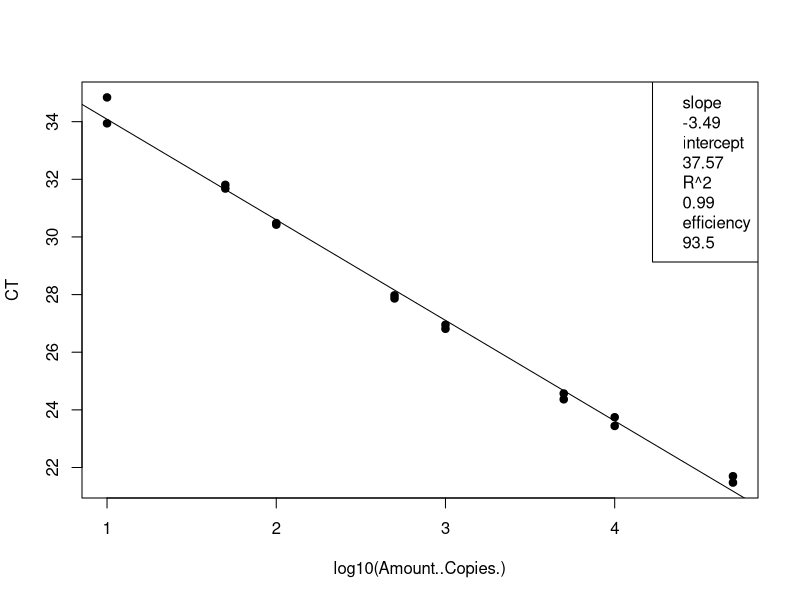
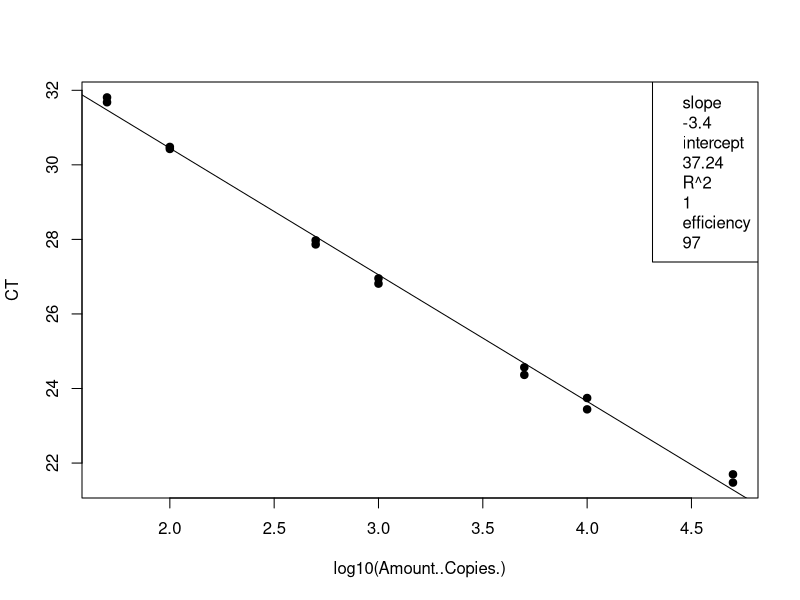
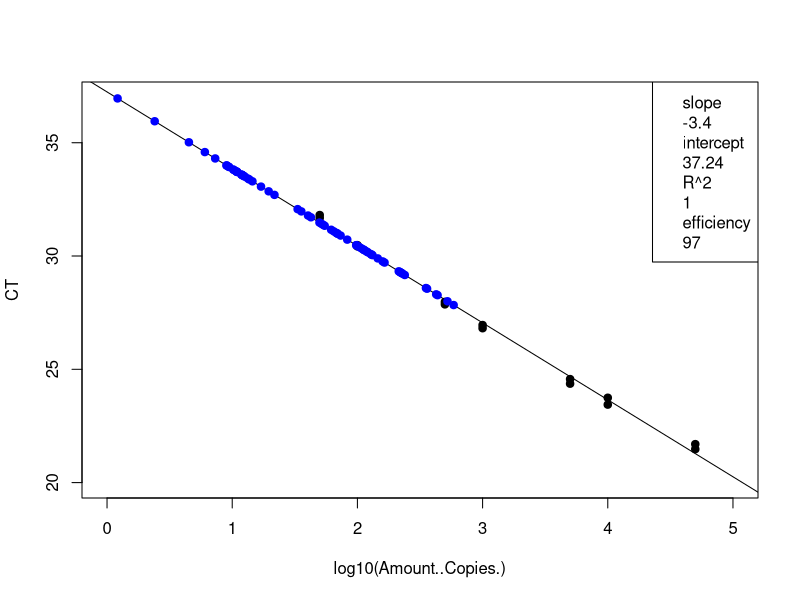
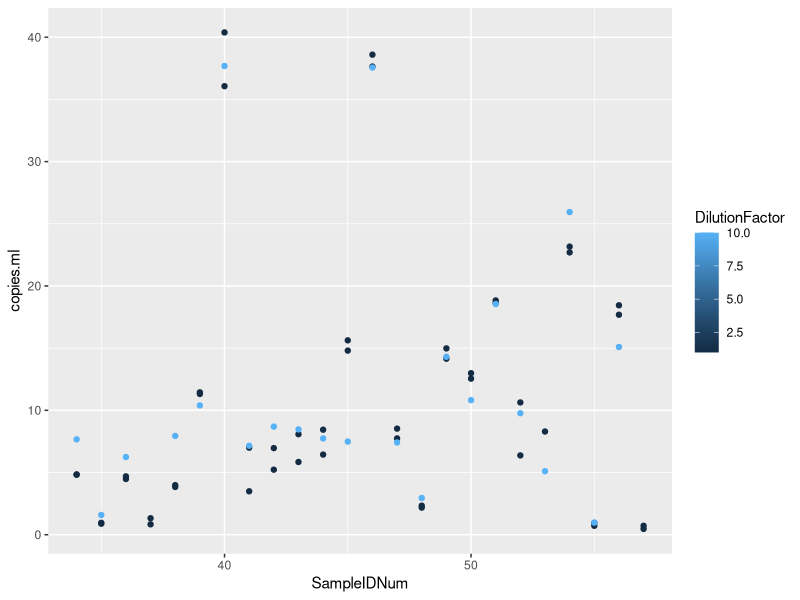

R code for these plots, in order:
## ---- chunk 1
knitr::opts_chunk$set(echo = TRUE)

## ---- chunk 2
# load the data (note data file must be in this repository)
data <- read.csv("Plate2_E.coli_qPCRConversion.csv")
View(data)

# clean up the data file (there is some stuff at the bottom and extra blank rows)
#data <- data[-92:-93,] # This removes rows 92-95
View(data)

# assign to the correct data class #warning message about NAs is OK
class(data$CT) # check the data class type
data$CT <- as.numeric(as.character(data$CT)) # change to numeric
data$Amount..Copies. <- as.numeric(as.character(data$Amount..Copies.)) # change to numeric
## ---- chunk 3
# linear regression of standard curve
standards = data[1:16,]
standardCurve <- lm(CT ~ log10(Amount..Copies.), data = standards)
  
standardCurvePlot <- plot(CT ~ log10(Amount..Copies.), data = standards, pch=19) 
abline(coef(standardCurve)) 
legend("topright", legend=c(paste= "slope", round(standardCurve$coefficients[2], 2), 
                            paste= "intercept", round(standardCurve$coefficients[1], 2), 
                            paste= "R^2", round(summary(standardCurve)$r.squared, 2),
                            paste = "efficiency", round((10^(-1/standardCurve$coefficients[2])-1)*100, 1)))
## ---- chunk 4
# remove standards that sucked and redo analysis NOT NEEDED 21 Jan 2020
standards <- standards[-15:-16,] # uncomment this line and change which rows to remove
standardCurve <- lm(CT ~ log10(Amount..Copies.), data = standards)

standardCurvePlot <- plot(CT ~ log10(Amount..Copies.), data = standards, pch=19)
abline(coef(standardCurve))
col = "blue"
legend("topright", legend=c(paste= "slope", round(standardCurve$coefficients[2], 2),
                            paste= "intercept", round(standardCurve$coefficients[1], 2),
                            paste= "R^2", round(summary(standardCurve)$r.squared, 2),
                            paste = "efficiency", round((10^(-1/standardCurve$coefficients[2])-1)*100, 1)))
## ---- chunk 5
# data set of unknowns including info on standard curve
#unknowns = subset(data, Name == "UNKNOWN")
unknowns = data[17:88,]
#unknowns <- unknowns[-1:-3,] # uncomment this line and change which rows to remove if these samples were outside of the standard curve

# add new columns to the data table
unknowns$plate_num = 1 #change to the actual plate number
unknowns$standard_slope = standardCurve$coefficients[2]
unknowns$standard_intercept = standardCurve$coefficients[1]
unknowns$R2 = summary(standardCurve)$r.squared
unknowns$efficiency =  (10^(-1/standardCurve$coefficients[2])-1)*100
  
# add a new column that interpolates copies/well from Ct for the unknowns
unknowns$log.copies.well = ((unknowns$CT - standardCurve$coefficients[1])/standardCurve$coefficients[2])
unknowns$copies.well = 10^unknowns$log.copies.well

# copies/ul extract accounting for dilution factor
vol.well = 3 #qPCR template volume in ul
unknowns$vol.well = vol.well
unknowns$copies.ul = ((unknowns$copies.well/vol.well)*unknowns$DilutionFactor)

# copies/extraction
vol.elution = 110 #DNA extraction elution volume in ul
unknowns$vol.elution = vol.elution
unknowns$copies.extraction = (unknowns$copies.ul*vol.elution)

# copies/ml #Volume is volume of sample filtered in mL
unknowns$copies.ml = (unknowns$copies.extraction/unknowns$Volume)


## ---- chunk 6
standards <- standards[-15:-16,] # uncomment this line and change which rows to remove
standardCurve <- lm(CT ~ log10(Amount..Copies.), data = standards)

standardCurvePlot <- plot(CT ~ log10(Amount..Copies.), data = standards, pch=19, ylim=c(20,37), xlim=c(0,5))
abline(coef(standardCurve))
col = "blue"
legend("topright", legend=c(paste= "slope", round(standardCurve$coefficients[2], 2),
                            paste= "intercept", round(standardCurve$coefficients[1], 2),
                            paste= "R^2", round(summary(standardCurve)$r.squared, 2),
                            paste = "efficiency", round((10^(-1/standardCurve$coefficients[2])-1)*100, 1)))

unknowns = unknowns[1:72,]
standardCurve <- lm(CT ~ log10(copies.well), data = unknowns)

standardCurvePlot <- points(CT ~ log10(copies.well), data = unknowns, pch=19, col = "blue")


#abline(coef(standardCurve))
#legend("topright", legend=c(paste= "slope", round(standardCurve$coefficients[2], 2),
                            #paste= "intercept", round(standardCurve$coefficients[1], 2),
                            #paste= "R^2", round(summary(standardCurve)$r.squared, 2),
                            #paste = "efficiency", round((10^(-1/standardCurve$coefficients[2])-1)*100, 1)))
## ---- chunk 7
# make a plot that compares the diluted to undiluted replicates for each sample including dilution factor
library("ggplot2")
unknowns$SampleIDNum <- as.numeric(as.character(unknowns$SampleIDNum)) # change to numeric
replicates = unknowns[1:71,]
#replicates <- replicates[-18,] # This removes rows (B11)
#replicates <- replicates[-32,] # This removes rows (D8)
#replicates <- replicates[-55,] # This removes rows (G5)
qplot(SampleIDNum,copies.ml, data=replicates, col=DilutionFactor)
## ---- chunk 8
# write csv file
write.csv(unknowns, file = "Plate2_E.coli_ConvertedData.csv", row.names=FALSE, na="")

# average the replicates (if not strongly inhibited) and make a new file
library(dplyr)
data.average = unknowns %>% group_by(SampleIDNum) %>% summarise(copies.ml = mean(copies.ml, na.rm = T))
write.csv(data.average, file = "Plate2_E.coli_Averaged.csv", row.names=FALSE, na="")
